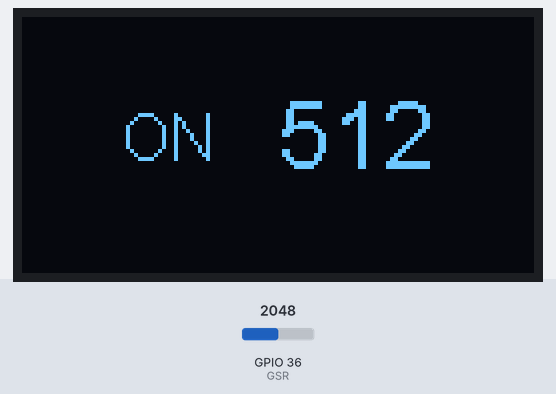
Bench run of a sketch on a simulated ESP32. Shown: 128×64 one-colour display. The inputs (shaded band) are chosen by the test bench; at power-on: GPIO 36 (GSR) = 2048 (analog values on the 0–4095 scale). WiFi joins after 1.5 s; servers stay silent unless stated; what the sketch prints to the serial monitor is not drawn.

Above: at 3.3 s.
3.4 s: GPIO 36 (GSR) set to 445
At 4.6 s:
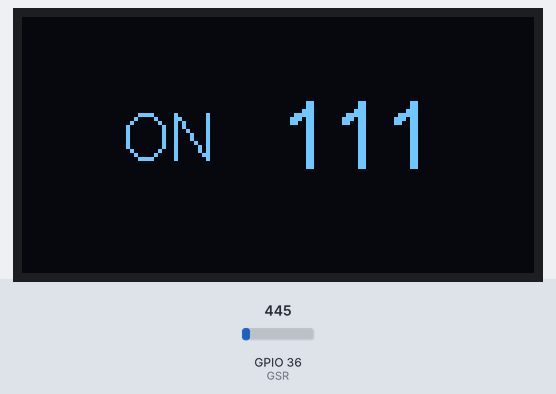
4.9 s: GPIO 36 (GSR) set to 380
At 6.1 s:
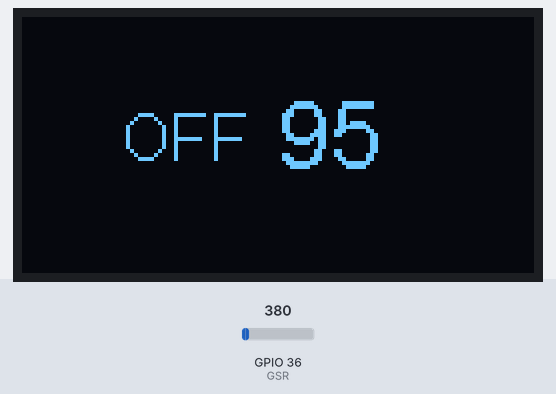
6.5 s: GPIO 36 (GSR) set to 491
At 7.6 s:
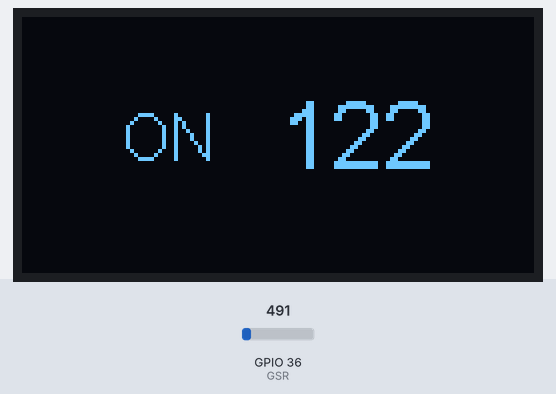
Timing chart, 0 to 9.5 s (numbered marks = the images above; inputs shaded):
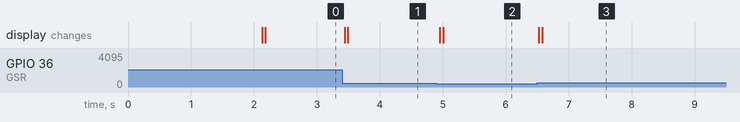

Measured:
- the behaviour switches between 404 and 403 on GPIO 36 (GSR) (found by bisection; images 1 and 2)
- after the input at 3.4 s, the display: first changes at once (image 1 shows a later state)
- after the input at 4.9 s, the display: first changes after 0.05 s (image 2 shows a later state)
- after the input at 6.5 s, the display: first changes at once (image 3 shows a later state)

The sketch:

GSR.ino
```cpp
#include <WiFi.h>
#include <WiFiUdp.h>
#include "heltec.h"

const char* ssid = "***********";  // Enter SSID here
const char* password = "***********";  //Enter Password here

WiFiUDP Udp;
unsigned int localUdpPort = 1999;  // local port to listen on
IPAddress IP_Remote(192, 168, 0, 255);   // Broadcast IP Address

const int GSR=36;
int sensorValue=0;
int gsr_average=0;
bool activateScent = false;

void setup()
{
  Serial.begin(115200);
  delay(100);

  Serial.println("Connecting to ");
  Serial.println(ssid);

  // connect to your local wi-fi network
  WiFi.begin(ssid, password);

  // check wi-fi is connected to wi-fi network
  while (WiFi.status() != WL_CONNECTED)
  {
    delay(1000);
    Serial.print(".");
  }

  Serial.println("");
  Serial.println("WiFi connected..!");
  Serial.print("Got IP: ");  Serial.println(WiFi.localIP());

  Heltec.begin(true, false, true);
  Heltec.display->setContrast(255);
  Heltec.display->setTextAlignment(TEXT_ALIGN_LEFT);
}

void loop()
{
  long sum=0;
  for(int i=0;i<10;i++)           //Average the 10 measurements to remove noise
  {
      analogReadResolution(10);
      sensorValue=analogRead(GSR);
      sum += sensorValue;
      delay(5);
   }

   gsr_average = sum/10;

   if (gsr_average > 100)
    activateScent = true;
   else
    activateScent = false;


  Heltec.display->clear();
  Heltec.display->setFont(ArialMT_Plain_24);
  Heltec.display->drawString(64, 16, String(gsr_average));
  Heltec.display->setFont(ArialMT_Plain_16);
  if (activateScent)
    Heltec.display->drawString(25, 21, "ON");
  else
    Heltec.display->drawString(25, 21, "OFF");
  Heltec.display->display();

  Udp.beginPacket(IP_Remote, 1999);
  String message;

  if (activateScent)
    message += "yes";
  else
    message += "no";

  byte buffer[message.length() + 1];
  message.getBytes(buffer, message.length() + 1);
  Udp.write(buffer, sizeof(buffer));

  Udp.endPacket();
}
```
